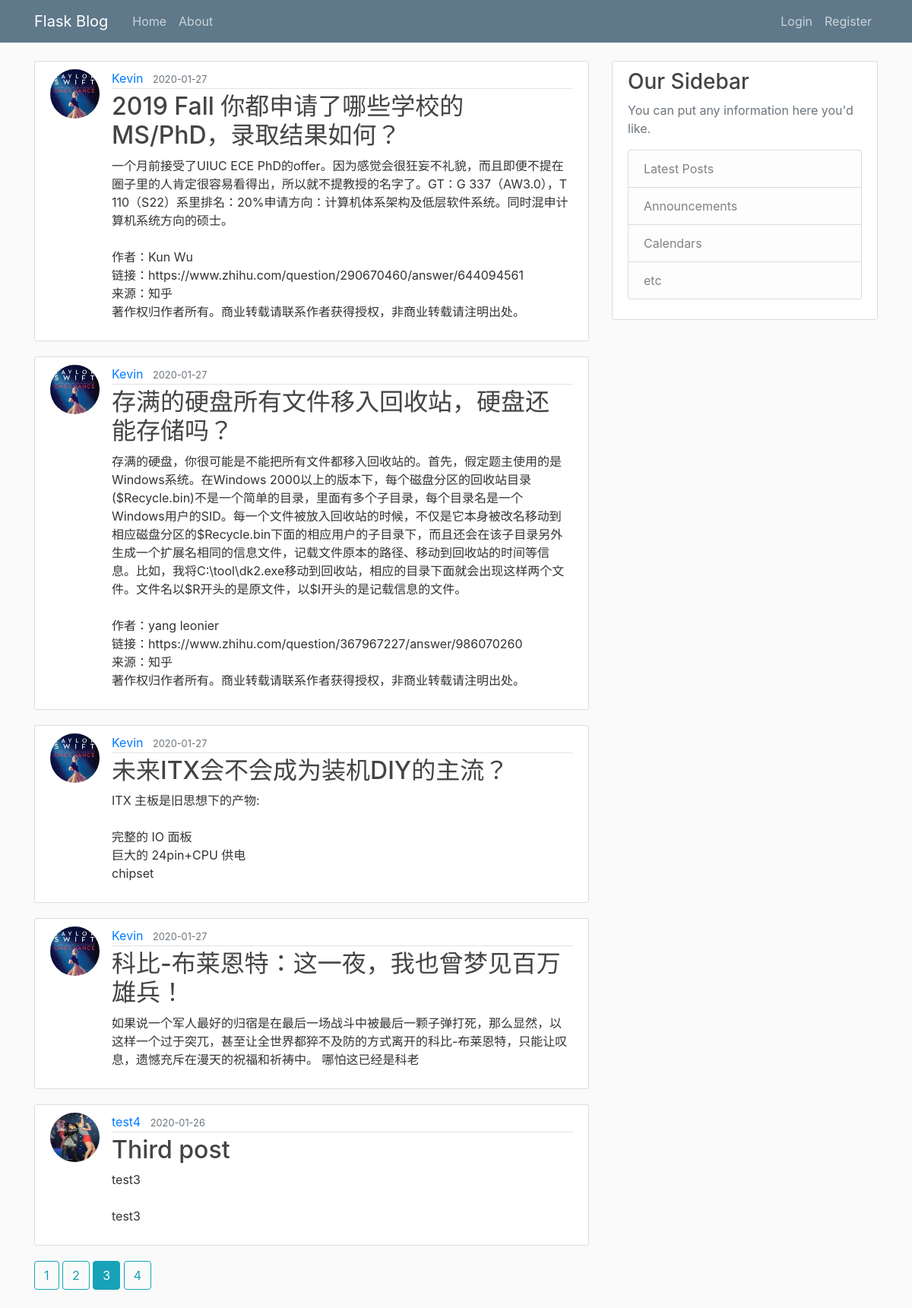
/Home?page=3, run on the app's committed database.
### flaskblog/models.py (models this page shows, shortened)
class Post(db.Model):
    id = db.Column(db.Integer, primary_key=True)
    title = db.Column(db.String(100), nullable=False)
    date_posted = db.Column(db.DateTime, nullable=False, default=datetime.utcnow)
    content = db.Column(db.Text, nullable=False)
    user_id = db.Column(db.Integer, db.ForeignKey('user.id'), nullable=False)

class User(db.Model, UserMixin):
    id = db.Column(db.Integer, primary_key=True)
    username = db.Column(db.String(20), unique=True, nullable=False)
    email = db.Column(db.String(120), unique=True, nullable=False)
    image_file = db.Column(db.String(20), nullable=False, default='default.png')
    password = db.Column(db.String(60), nullable=False)
    posts = db.relationship('Post', backref='author', lazy=True)

### flaskblog/routes.py (the view)
@app.route("/")
@app.route("/Home")
def home():
    page = request.args.get('page', 1, type=int)
    posts = Post.query.order_by(Post.date_posted.desc()).paginate(page=page, per_page=5)
    return render_template('home.html', posts=posts)

### flaskblog/templates/home.html (shortened to what this page needs)
{% extends "layout.html" %}
{% block content %}
    {% for post in posts.items %}
        <article class="media content-section">
           <img class="rounded-circle article-img" src="{{ url_for('static', filename='profile_pics/' + post.author.image_file) }}">
            <div class="media-body">
                <div class="article-metadata" >
                    <a class="mr-2" href="{{ url_for('user_posts', username=post.author.username) }}">{{ post.author.username }}</a>
                    <small class="text-muted">{{ post.date_posted.strftime('%Y-%m-%d') }}</small>
                </div>
                <h2><a class="article-title" href="{{ url_for('post', post_id=post.id) }}">{{ post.title }}</a></h2>
                <p class="article-content">{{ post.content }}</p>
            </div>
        </article>
    {% endfor %}
    {% for page_num in posts.iter_pages(left_edge=1, right_edge=1, left_current=1, right_current=2) %}
        {% if page_num %}
            {% if posts.page == page_num %}
                <a class="btn btn-info mb-4" href="{{ url_for('home',page=page_num) }}">{{ page_num }}</a>
            {% else %}
                <a class="btn btn-outline-info mb-4" href="{{ url_for('home',page=page_num) }}">{{ page_num }}</a>
            {% endif %}
        {% endif %}
    {% endfor %}
{% endblock content %}

### flaskblog/static/main.css (style rules this page uses)
body { background: #fafafa; color: #333333; margin-top: 5rem; }
h1, h2, h3, h4, h5, h6 { color: #444444; }
.content-section { background: #ffffff; padding: 10px 20px; border: 1px solid #dddddd; border-radius: 3px; margin-bottom: 20px; }
.article-title { color: #444444; }
.article-content { white-space: pre-line; }
.article-img { height: 65px; width: 65px; margin-right: 16px; }
.article-metadata { padding-bottom: 1px; margin-bottom: 4px; border-bottom: 1px solid #e3e3e3 }

### data on the page
Post: image_file (picture), author.username "Kevin", date_posted "2020-01-27", title "2019 Fall 你都申请了哪些学校的 MS/PhD，录取结果如何？", content "一个月前接受了UIUC ECE PhD的offer。因为感觉会很狂妄不礼貌，而且即便不提在圈子里的人肯定很容易看得出，所以就不提教授的名字了。GT：G 337（AW3.0），T 110（S22）系里排名：20%申请方向：计算机体系架构及低层软件系统。同时混申计算机系统方向的硕士。 作者：Kun Wu 链接：https://www.zhihu.com/question/290670460/answer/644094561 来源：知乎 著作权归作者所有。商业转载请联系作者获得授权，非商业转载请注明出处。"
Post: image_file (picture), author.username "Kevin", date_posted "2020-01-27", title "存满的硬盘所有文件移入回收站，硬盘还能存储吗？", content "存满的硬盘，你很可能是不能把所有文件都移入回收站的。首先，假定题主使用的是Windows系统。在Windows 2000以上的版本下，每个磁盘分区的回收站目录($Recycle.bin)不是一个简单的目录，里面有多个子目录，每个目录名是一个Windows用户的SID。每一个文件被放入回收站的时候，不仅是它本身被改名移动到相应磁盘分区的$Recycle.bin下面的相应用户的子目录下，而且还会在该子目录另外生成一个扩展名相同的信息文件，记载文件原本的路径、移动到回收站的时间等信息。比如，我将C:\\tool\\dk2.exe移动到回收站，相应的目录下面就会出现这样两个文件。文件名以$R开头的是原文件，以$I开头的是记载信息的文件。 作者：yang leonier 链接：https://www.zhihu.com/question/367967227/answer/986070260 来源：知乎 著作权归作者所有。商业转载请联系作者获得授权，非商业转载请注明出处。"
Post: image_file (picture), author.username "Kevin", date_posted "2020-01-27", title "未来ITX会不会成为装机DIY的主流？", content "ITX 主板是旧思想下的产物: 完整的 IO 面板 巨大的 24pin+CPU 供电 chipset"
Post: image_file (picture), author.username "Kevin", date_posted "2020-01-27", title "科比-布莱恩特：这一夜，我也曾梦见百万雄兵！", content "如果说一个军人最好的归宿是在最后一场战斗中被最后一颗子弹打死，那么显然，以这样一个过于突兀，甚至让全世界都猝不及防的方式离开的科比-布莱恩特，只能让叹息，遗憾充斥在漫天的祝福和祈祷中。 哪怕这已经是科老"
Post: image_file (picture), author.username "test4", date_posted "2020-01-26", title "Third post", content "test3 test3"

### other printed values
{{ page_num }} "1" "2" "4"
{{ page_num }} "3"
